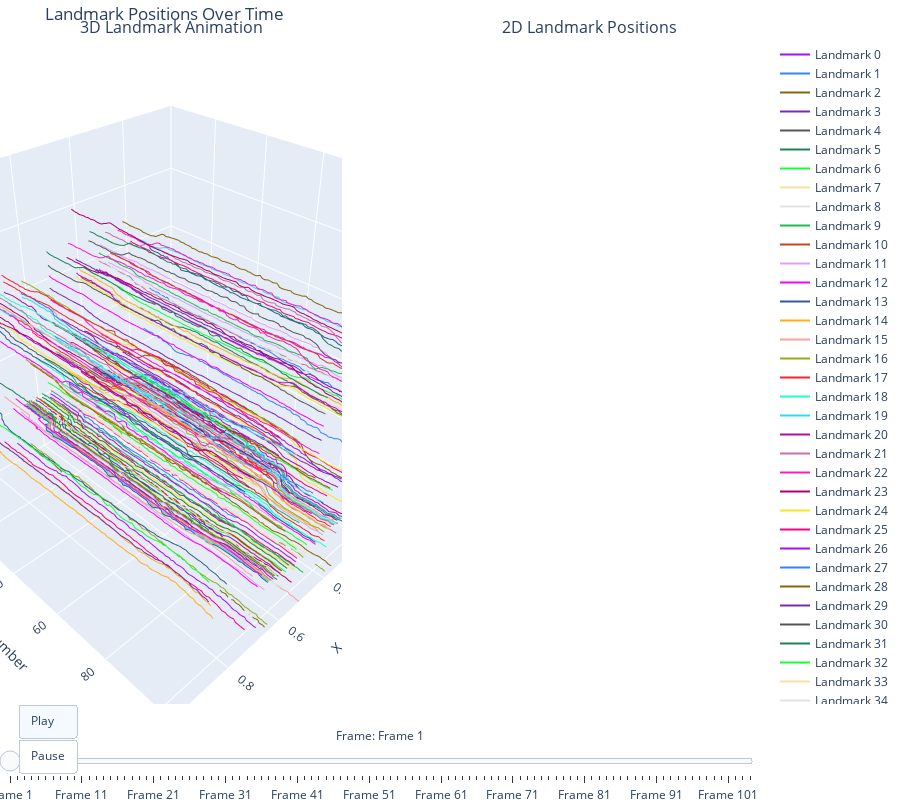

The cell this chart's notebook holds for it:
### Markdown cell above
## Display

### Code cell
# Assuming SELECTED_VIDEO has shape (1100, 478, 2)
num_frames, num_landmarks, _ = SELECTED_VIDEO.shape

# Create a color scale - one color per landmark
color_scale = px.colors.qualitative.Alphabet  # Using a larger color palette
landmark_colors = {i: color_scale[i % len(color_scale)] for i in range(num_landmarks)}

# Initialize figure with 3D and 2D subplots
fig = make_subplots(
    rows=1, cols=2,
    specs=[[{'type': 'scatter3d'}, {'type': 'scatter'}]],
    subplot_titles=("3D Landmark Animation", "2D Landmark Positions")
)

# Add 3D scatter traces for each landmark
for landmark_idx in range(num_landmarks):
    # Get all coordinates for this landmark across frames
    x_coords = SELECTED_VIDEO[:, landmark_idx, 0]  # X coordinates
    y_coords = 1 - SELECTED_VIDEO[:, landmark_idx, 1]  # Flip Y axis for visualization
    frame_numbers = np.arange(num_frames) + 1  # Time axis
    
    fig.add_trace(
        go.Scatter3d(
            x=x_coords,
            y=frame_numbers,
            z=y_coords,
            mode='lines',
            name=f'Landmark {landmark_idx}',
            line=dict(color=landmark_colors[landmark_idx], width=2)
        ),
        row=1, col=1
    )

# Prepare frames for animation
frames = []
for t in range(num_frames):
    # Create a moving time plane
    plane_z = np.array([[0, 1], [0, 1]])
    plane_x = np.array([[0, 0], [1, 1]])
    plane_y = np.full_like(plane_x, t+1)  # Plane position matches current frame
    
    plane = go.Surface(
        z=plane_z,
        x=plane_x,
        y=plane_y,
        surfacecolor=np.full_like(plane_x, 0.5),
        colorscale=[[0, "grey"], [1, "grey"]],
        opacity=0.5,
        showscale=False,
        name="Time Plane"
    )
    
    # Get current frame's landmarks
    current_frame = SELECTED_VIDEO[t]
    x_coords = current_frame[:, 0]
    y_coords = 1 - current_frame[:, 1]  # Flip Y
    
    # Create scatter plot for current frame
    scatter = go.Scatter(
        x=x_coords,
        y=y_coords,
        mode='markers',
        marker=dict(
            size=6,
            color=[landmark_colors[i] for i in range(num_landmarks)],
            opacity=1
        ),
        name=f'Frame {t+1}'
    )
    
    frames.append(go.Frame(
        data=[plane, scatter],
        name=str(t+1)
    ))

# Add frames and animation controls
fig.frames = frames

# Update layout
fig.update_layout(
    height=800,
    scene=dict(
        xaxis_title='X coord',
        yaxis_title='Frame Number',
        zaxis_title='Y coord',
        xaxis=dict(range=[0, 1]),
        yaxis=dict(range=[1, num_frames]),
        zaxis=dict(range=[0, 1]),
    ),
    sliders=[{
        "steps": [{
            "args": [
                [str(t+1)],
                {
                    "frame": {"duration": 50, "redraw": True},
                    "mode": "immediate",
                    "transition": {"duration": 50}
                }
            ],
            "label": f"Frame {t+1}",
            "method": "animate"
        } for t in range(num_frames)],
        "currentvalue": {"prefix": "Frame: ", "visible": True, "xanchor": "center"},
    }],
    title="Landmark Positions Over Time",
    margin=dict(l=0, r=0, b=0, t=40),
    xaxis=dict(range=[0, 1], title="X coord"),
    yaxis=dict(range=[0, 1], title="Y coord")
)

# Add play/pause button
fig.update_layout(
    updatemenus=[{
        "type": "buttons",
        "buttons": [
            {
                "args": [None, {"frame": {"duration": 50, "redraw": True},
                          "fromcurrent": True, "transition": {"duration": 50}}],
                "label": "Play",
                "method": "animate"
            },
            {
                "args": [[None], {"frame": {"duration": 0, "redraw": True},
                          "mode": "immediate", "transition": {"duration": 0}}],
                "label": "Pause",
                "method": "animate"
            }
        ],
        "x": 0.1,
        "y": 0,
    }]
)

fig.show()
